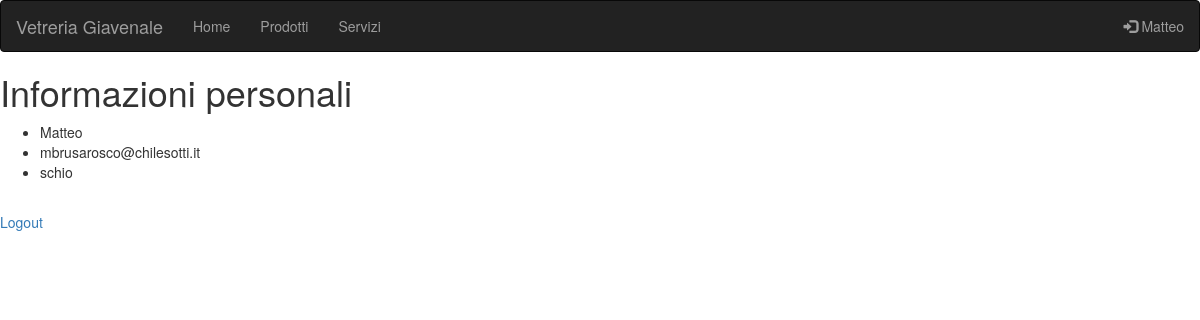
Page /sitoWeb/sitoAzienda/paginaPersonale.php (signed in) on the committed database.
### tables this page shows
CREATE TABLE `utenti_azienda` (
  `id_utente` int(255) NOT NULL,
  `nome_utente` varchar(255) NOT NULL,
  `email_utente` varchar(100) NOT NULL,
  `password_utente` varchar(255) NOT NULL,
  `abitazione_utente` varchar(255) NOT NULL
);

### sitoWeb/sitoAzienda/paginaPersonale.php (the view, shortened to what this page needs)
<?php
    $servername = "localhost";
    $username = "root";
    $password = "";
    $db_name = "DatabaseAziendale";
?>
<!doctype html>
<html lang="en">
    <head>
        <link rel="stylesheet" href="https://maxcdn.bootstrapcdn.com/bootstrap/3.4.1/css/bootstrap.min.css">
        <link rel="stylesheet" href="styles/logRegForm.css">
    </head>
    <body>
        <nav class="navbar navbar-inverse">
            <div class="container-fluid">
                <div class="navbar-header">
                    <a class="navbar-brand" href="index.php">Vetreria Giavenale</a>
                </div>
                <ul class="nav navbar-nav">
                    <li><a href="index.php">Home</a></li>
                    <li><a href="#">Prodotti</a></li>
                    <li><a href="serviziAzienda.php">Servizi</a></li>
                </ul>
                <ul class="nav navbar-nav navbar-right">
                    <li><a href="loginForm.php"><span class="glyphicon glyphicon-log-in"></span> <?php echo $_SESSION['nomeUtente']; ?>  </a></li>
                </ul>
            </div>
        </nav>
        <div class="content">
            <?php
                $nomeUtente = $_SESSION['nomeUtente'];
                if($nomeUtente != ""){
                    $conn = new mysqli($servername, $username, $password, $db_name);
                    $query = "select nome_utente, email_utente, abitazione_utente from DatabaseAziendale.utenti_azienda where nome_utente='" . $nomeUtente . "'";
                    $statement = $conn->prepare($query);
                    $statement->execute();
                    $result = $statement->get_result();
                    if($result->num_rows > 0){
                        $row = $result->fetch_assoc();
                        echo "<h1>Informazioni personali</h1>";
                        echo "<ul><li>" . $row['nome_utente'] . "</li><li>" . $row['email_utente'] . "</li><li>" . $row['abitazione_utente'] . "</li></ul>";
                        echo "<br><a href='logout.php'>Logout</a>";
                    }
                }else{
                    header("location: loginForm.php");
                    exit();
                }
            ?>
        </div>
    </body>
</html>

### sitoWeb/sitoAzienda/styles/logRegForm.css (style rules this page uses)
body { background: white; }

### rows in the picture
utenti_azienda: nome_utente "Matteo", email_utente "mbrusarosco@chilesotti.it", abitazione_utente "schio"

### other values in the picture
$_SESSION['nomeUtente'] "Matteo"
